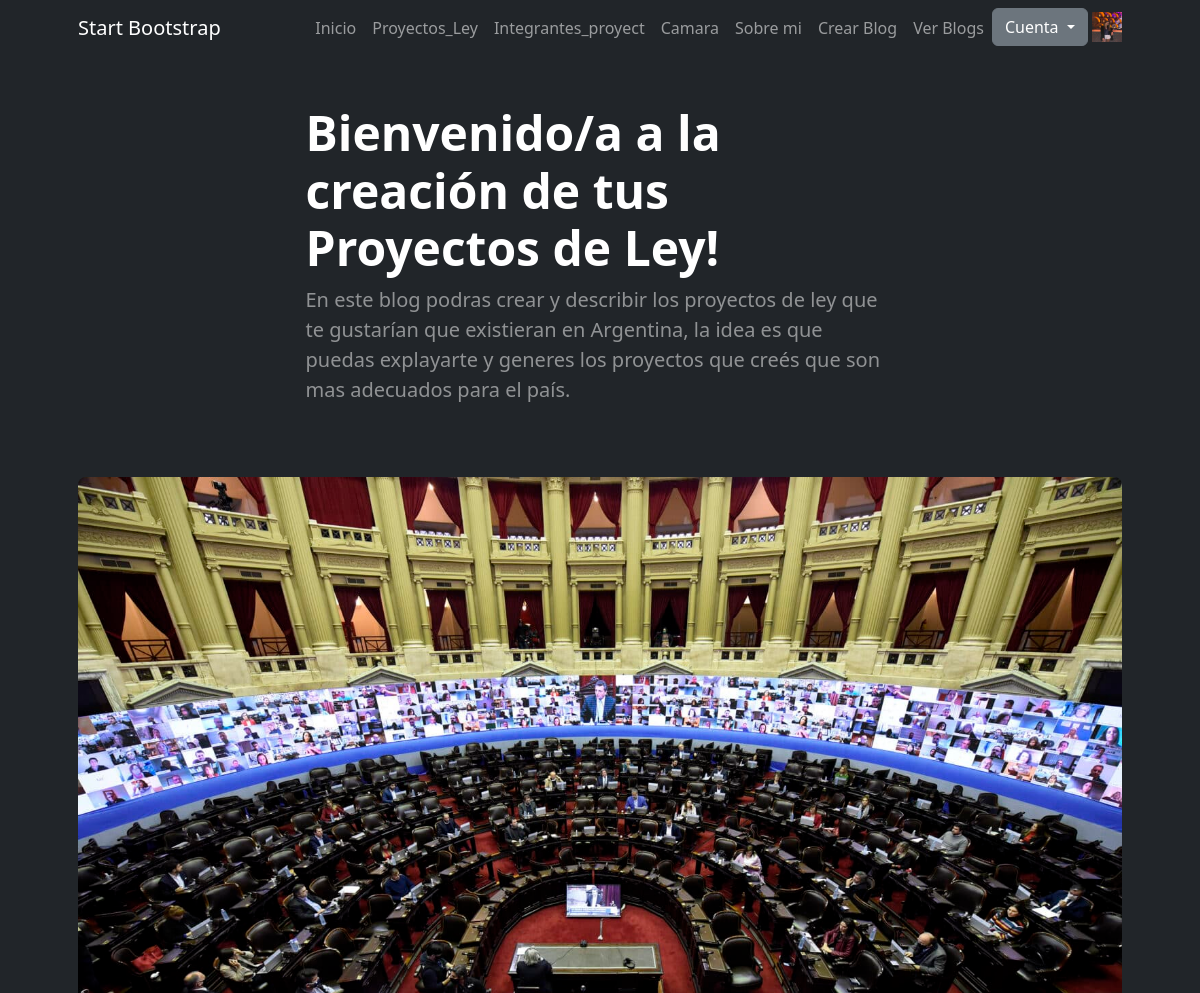
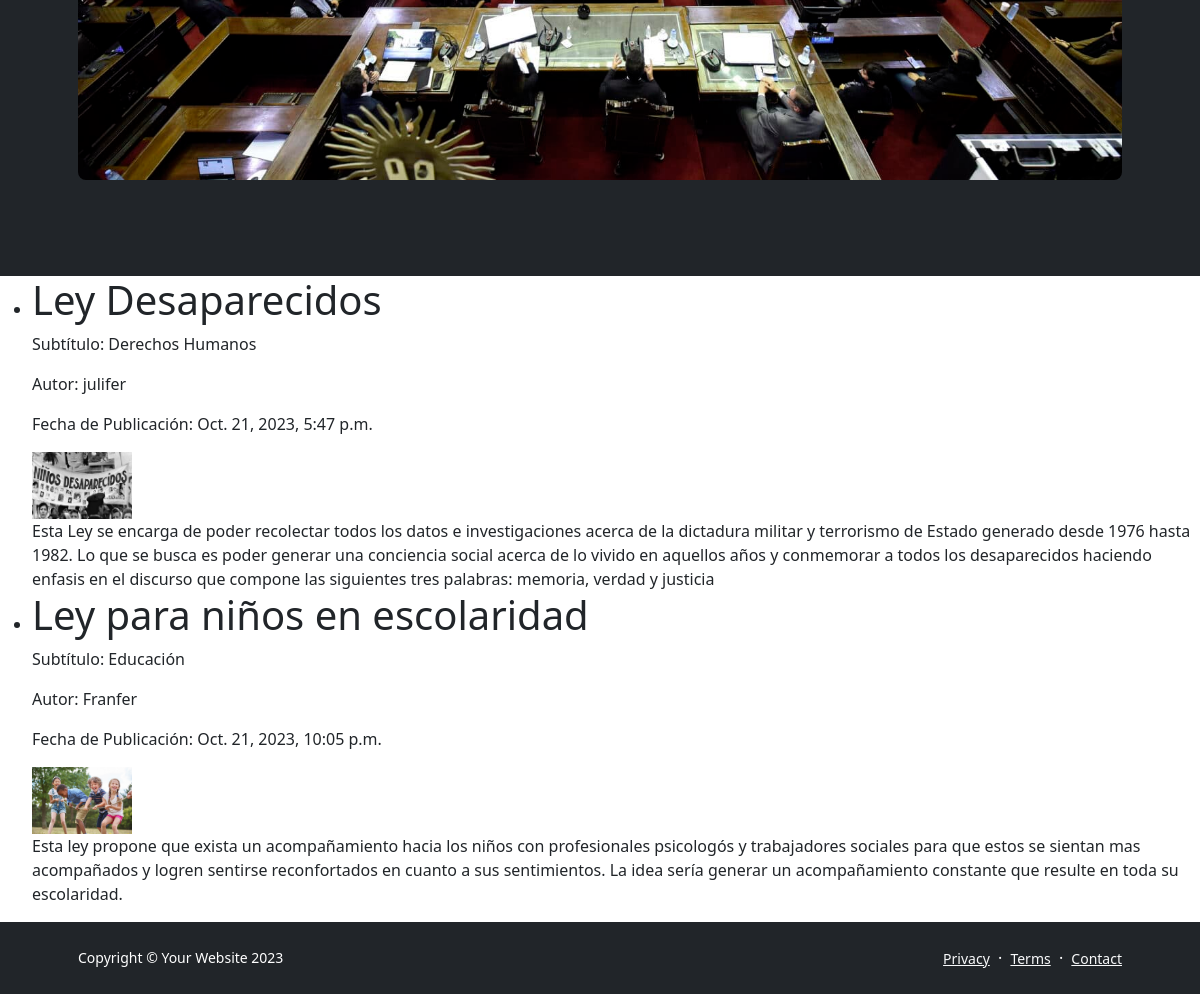
/blogs/ (signed in), run on the app's committed database (2 pictures, top to bottom).
### appcoder/models.py (models this page shows, shortened)
class Avatar(models.Model):
    user = models.OneToOneField(
        settings.AUTH_USER_MODEL, on_delete=models.CASCADE)
    imagen = models.ImageField(
        upload_to='avatars/', default='avatars/default.png')

class Blog(models.Model):
    title = models.CharField(max_length=200)
    subtitle = models.CharField(max_length=200)
    body = models.TextField()
    author = models.ForeignKey(User, on_delete=models.CASCADE)
    pub_date = models.DateTimeField('date published', auto_now_add=True)
    image = models.ImageField(upload_to='blog_images/')  # Campo para la imagen, se almacenará en la carpeta 'blog_images/'

### appcoder/views.py (the view)
# urls.py: path('blogs/', views.blog_list, name='blog_list'),
def blog_list(request):
    blogs = Blog.objects.all()
    return render(request, 'AppCoder/blog_list.html', {'blogs': blogs})

### appcoder/templates/AppCoder/blog_list.html (shortened to what this page needs)
{% extends 'AppCoder/base.html' %}
{% block main %}
<ul>
        {% for blog in blogs %}
        <li>
            <h1>{{ blog.title }}</h1>
            <p>Subtítulo: {{ blog.subtitle }}</p>
            <p>Autor: {{ blog.author }}</p>
            <p>Fecha de Publicación: {{ blog.pub_date }}</p>
            <img src="{{ blog.image.url }}" alt="Imagen del Blog" class="imagen-pequena">
            <div>{{ blog.body }}</div>
        </li>
        {% endfor %}
    </ul>
{% endblock %}

### appcoder/templates/AppCoder/base.html (shortened to what this page needs)
<!DOCTYPE html>
<html lang="en">
    <head>
        {% load static %}
        <link href="https://cdn.jsdelivr.net/npm/bootstrap-icons@1.5.0/font/bootstrap-icons.css" rel="stylesheet" />
        <link rel="stylesheet" href="{% static 'AppCoder/css/styles.css'%}">
    </head>
    <body class="d-flex flex-column h-100">
        <main class="flex-shrink-0">
            <nav class="navbar navbar-expand-lg navbar-dark bg-dark">
                <div class="container px-5">
                    <a class="navbar-brand" href="index.html">Start Bootstrap</a>
                    <div class="collapse navbar-collapse" id="navbarSupportedContent">
                        <ul class="navbar-nav ms-auto mb-2 mb-lg-0">
                            <li class="nav-item"><a class="nav-link" href="{% url 'Inicio' %}">Inicio</a>
                            <li class="nav-item"><a class="nav-link" href="{% url 'Proyectos_Ley' %}">Proyectos_Ley</a>
                            <li class="nav-item"><a class="nav-link" href="{% url 'Integrantes_proyect' %}">Integrantes_proyect</a>
                            <li class="nav-item"><a class="nav-link" href="{% url 'Camara' %}">Camara</a>
                            <li class="nav-item"><a class="nav-link" href="{% url 'about' %}">Sobre mi</a>
                            <li class="nav-item"><a class="nav-link" href="{% url 'create_blog'%}">Crear Blog</a>
                            <li class="nav-item"><a class="nav-link" href="{% url 'blog_list' %}">Ver Blogs</a>
                                </li>
                            <li class="nav-item dropdown">
                        {% if request..is_authenticated %}
                            <div class="dropdown">
                                <button class="'btn btn-secondary dropdown-toggle" type="button" id="dropdownMenuButton1">
                                    {{ request.user.username }}
                                </button>
                                <ul class="dropdown-menu" aria-labelledby="dropdownMenuButton1">
                                    <li><a class='dropdown-item' href="{% url 'Logout' %}">Cerrar Sesion</a></li>
                                </ul>
                            </div>
                        {% else %}
                        <div class="dropdown">
                            <button class="btn btn-secondary dropdown-toggle" type="button" id="dropdownMenuButton1" data-toggle="dropdown">
                                Cuenta
                            </button>
                            {% if request.user.avatar%}
                            <img src="{{ request.user.avatar.imagen.url}}" width="30" height="30" class="avatar-img">
                            {% endif %}
                        </div>
                        {% endif %}
                    </div>
                </div>
            </nav>
            <header class="bg-dark py-5">
                <div class="container px-5">
                    <div class="row gx-5 align-items-center justify-content-center">
                        <div class="col-lg-8 col-xl-7 col-xxl-6">
                            <h1 class="display-5 fw-bolder text-white mb-2">Bienvenido/a a la creación de tus Proyectos de Ley!</h1>
                                <p class="lead fw-normal text-white-50 mb-4">En este blog podras crear y describir los proyectos de ley que te gustarían que existieran en Argentina, la idea es que puedas explayarte y generes los proyectos que creés que son mas adecuados para el país.</p>
                            </div>
                        </div>
                        <div>
                            <img style="display: block; margin: 0 auto;" class="img-fluid rounded-3 my-5" src="{% static 'AppCoder/assets/fotocongreso.jpg' %}" alt="...">
                        </div>
                </div>
            </header>
        {% block main %}
        {% endblock %}
        <footer class="bg-dark py-4 mt-auto">
            <div class="container px-5">
                <div class="row align-items-center justify-content-between flex-column flex-sm-row">
                    <div class="col-auto"><div class="small m-0 text-white">Copyright &copy; Your Website 2023</div></div>
                    <div class="col-auto">
                        <a class="link-light small" href="#!">Privacy</a>
                        <span class="text-white mx-1">&middot;</span>
                        <a class="link-light small" href="#!">Terms</a>
                        <span class="text-white mx-1">&middot;</span>
                        <a class="link-light small" href="#!">Contact</a>
                    </div>
                </div>
            </div>
        </footer>
    </body>
</html>

### data on the page
Blog: title "Ley Desaparecidos", subtitle "Derechos Humanos", author "julifer", pub_date "Oct. 21, 2023, 5:47 p.m.", image (picture), body "Esta Ley se encarga de poder recolectar todos los datos e investigaciones acerca de la dictadura militar y terrorismo de Estado generado desde 1976 hasta 1982. Lo que se busca es poder generar una conciencia social acerca de lo vivido en aquellos años y conmemorar a todos los desaparecidos haciendo enfasis en el discurso que compone las siguientes tres palabras: memoria, verdad y justicia"
Blog: title "Ley para niños en escolaridad", subtitle "Educación", author "Franfer", pub_date "Oct. 21, 2023, 10:05 p.m.", image (picture), body "Esta ley propone que exista un acompañamiento hacia los niños con profesionales psicologós y trabajadores sociales para que estos se sientan mas acompañados y logren sentirse reconfortados en cuanto a sus sentimientos. La idea sería generar un acompañamiento constante que resulte en toda su escolaridad."
